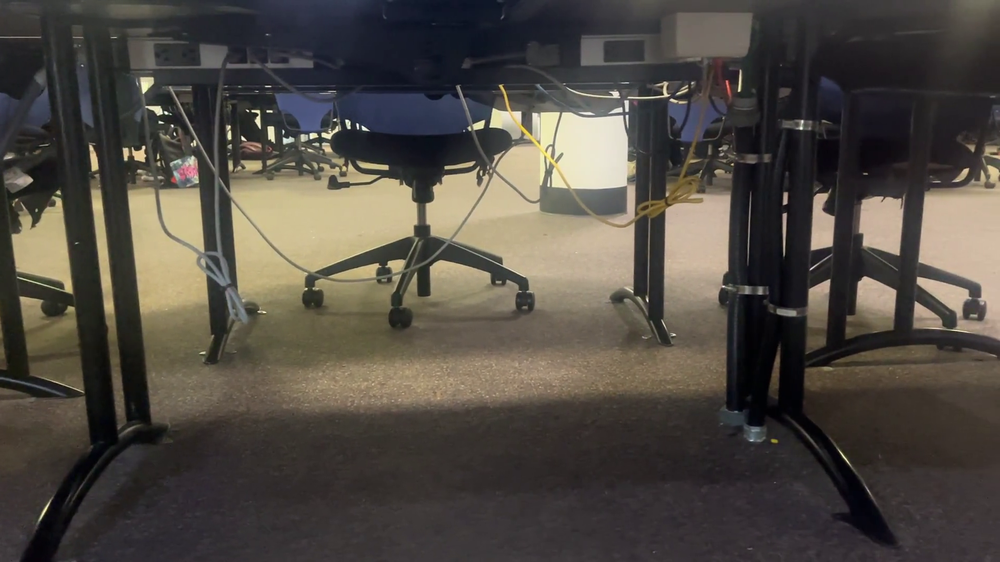
#> input picture homework2/image_1.png, 1000 x 562 px, shrunk from 1920 x 1080 before the run
$ python -i canny_edge.py   (imports and definitions only)
#> lines starting #> are read from the running program, lines starting #| are printed output that depends on the picture; after the words box and inside, x2 and y2 are one past the last pixel; in counts of white or black regions, pixels touching at a corner belong together
import cv2 as cv
import numpy as np

def gkernel(size=3, sig=2):
    """\
    Gaussian Kernel Creator via given length and sigma
    """

    ax = np.linspace(-(size - 1) / 2., (size - 1) / 2., size)
    xx, yy = np.meshgrid(ax, ax)

    kernel = np.exp(-0.5 * (np.square(xx) + np.square(yy)) / np.square(sig))

    return kernel / np.sum(kernel)

class CannyEdgeDetector:
    def __init__(self, image_path):
        self.image_path = image_path

    def detect_edges(self):
        # Read the image
        image = cv.imread(self.image_path, cv.IMREAD_GRAYSCALE)
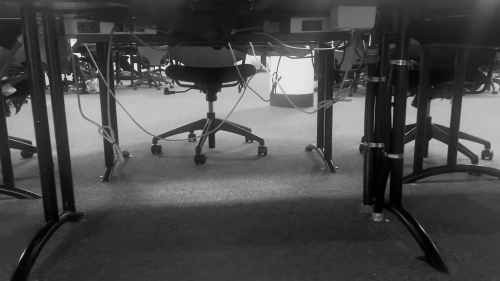
#> image: shape (562, 1000) (shown at 1/2 size); min 0, max 255, mean 75

        # Gaussian blur kernel
        gaussian = gkernel(3,2)

        # Smooth the image
        smoothed_image = cv.filter2D(image, -1, gaussian)

        # Compute gradients using Sobel operator
        sobel_x = cv.Sobel(smoothed_image, cv.CV_64F, 1, 0, ksize=3)
        sobel_y = cv.Sobel(smoothed_image, cv.CV_64F, 0, 1, ksize=3)
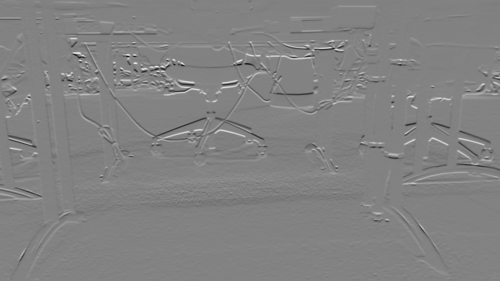
#> sobel_y: shape (562, 1000) float64 (shown at 1/2 size); min -510, max 486, mean -0.1; drawn with min black and max white

        # Compute gradient magnitude and direction
        gradient_magnitude = np.sqrt(sobel_x**2 + sobel_y**2)
        gradient_direction = np.arctan2(sobel_y, sobel_x) * (180 / np.pi)
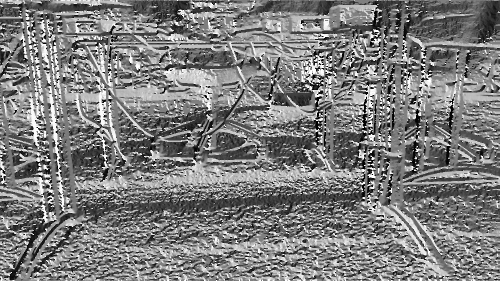
#> gradient_direction: shape (562, 1000) float64 (shown at 1/2 size); min -179.9, max 180, mean -2.4; drawn with min black and max white

        # Non-maximum suppression
        edges = np.zeros_like(image)
        for i in range(1, image.shape[0] - 1):
            for j in range(1, image.shape[1] - 1):
                direction = gradient_direction[i, j]
                mag = gradient_magnitude[i, j]
                if (0 <= direction < 22.5) or (157.5 <= direction <= 180):
                    if (mag > gradient_magnitude[i, j + 1]) and (mag > gradient_magnitude[i, j - 1]):
                        edges[i, j] = mag
                elif (22.5 <= direction < 67.5):
                    if (mag > gradient_magnitude[i + 1, j - 1]) and (mag > gradient_magnitude[i - 1, j + 1]):
                        edges[i, j] = mag
                elif (67.5 <= direction < 112.5):
                    if (mag > gradient_magnitude[i + 1, j]) and (mag > gradient_magnitude[i - 1, j]):
                        edges[i, j] = mag
                elif (112.5 <= direction < 157.5):
                    if (mag > gradient_magnitude[i + 1, j + 1]) and (mag > gradient_magnitude[i - 1, j - 1]):
                        edges[i, j] = mag
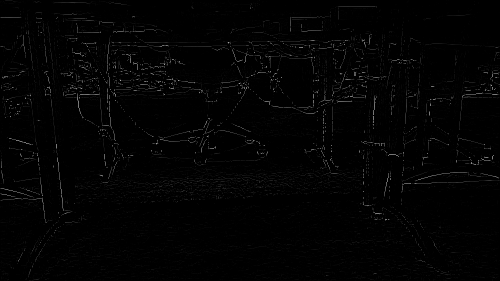
#> edges: shape (562, 1000) (shown at 1/2 size); min 0, max 255, mean 2.9

        # Apply double thresholding
        high_threshold = 0.2 * np.max(edges)
#> high_threshold = 51
        low_threshold = 0.1 * np.max(edges)
#> low_threshold = 25.5
        strong_edges = (edges > high_threshold)
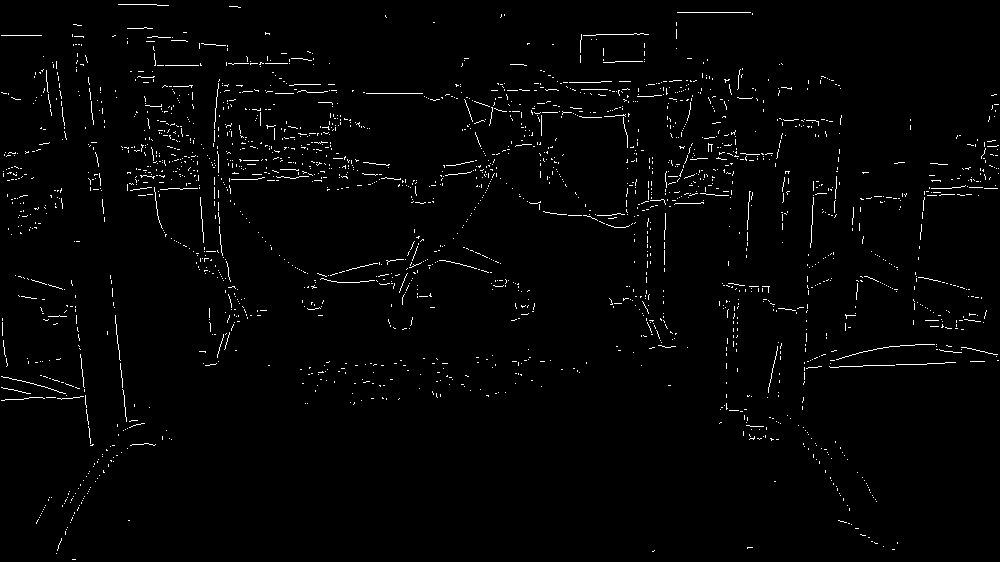
#> strong_edges: shape (562, 1000) bool; 1.7% white in thin lines or dots
        weak_edges = (edges > low_threshold) & (edges <= high_threshold)
#> weak_edges: shape (562, 1000) bool; 1.1% white in thin lines or dots

        # Edge tracking by hysteresis
        strong_edges_final = cv.dilate(strong_edges.astype(np.uint8), None)
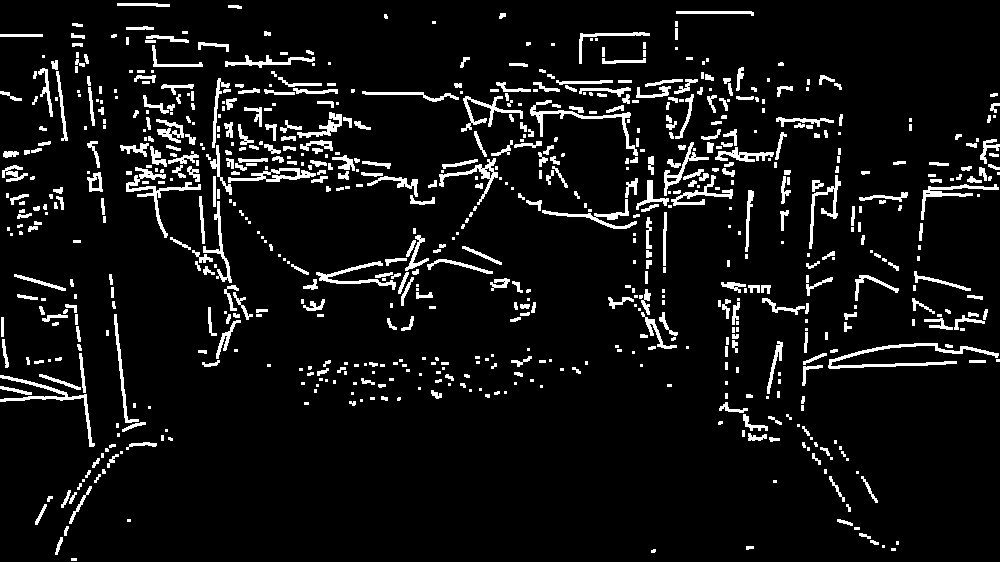
#> strong_edges_final: shape (562, 1000); values 0 (black) and 1 (white), 7.4% white; 737 white regions (288 under 20 px), largest, box (x1, y1, x2, y2) and area: (828, 343, 999, 369) 1004, (126, 167, 201, 238) 764, (0, 375, 95, 447) 691
        weak_edges_final = weak_edges.astype(np.uint8)
        _, thresh = cv.threshold(strong_edges_final, 0, 255, cv.THRESH_BINARY)
        edges_final = cv.bitwise_and(weak_edges_final, thresh)
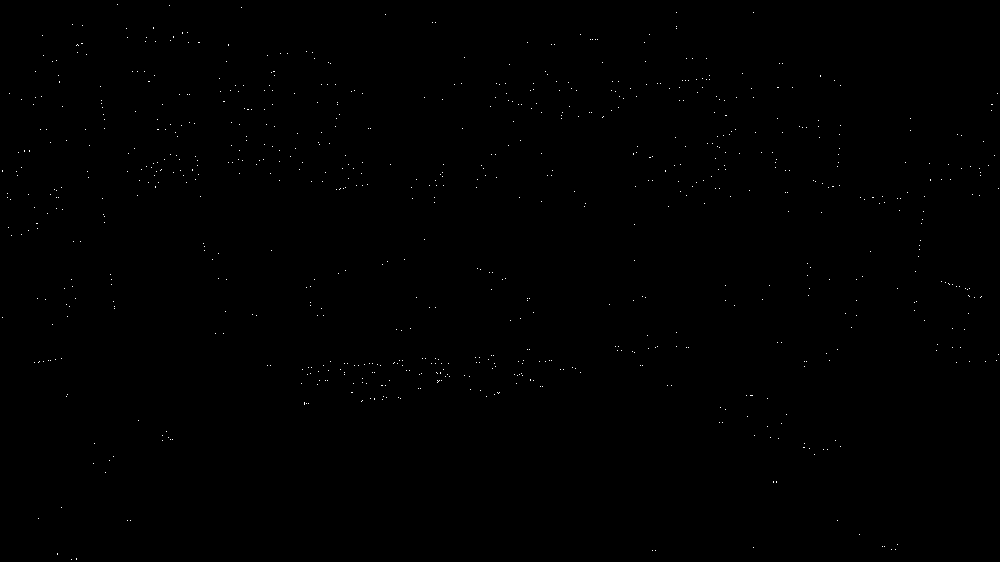
#> edges_final: shape (562, 1000); values 0 (black) and 1 (white), 0.15% white in thin lines or dots

        return edges_final


# [7 lines of commented-out code are left out]

>>> result = CannyEdgeDetector('image_1.png').detect_edges()

$ run again, on homework2/image_2.png
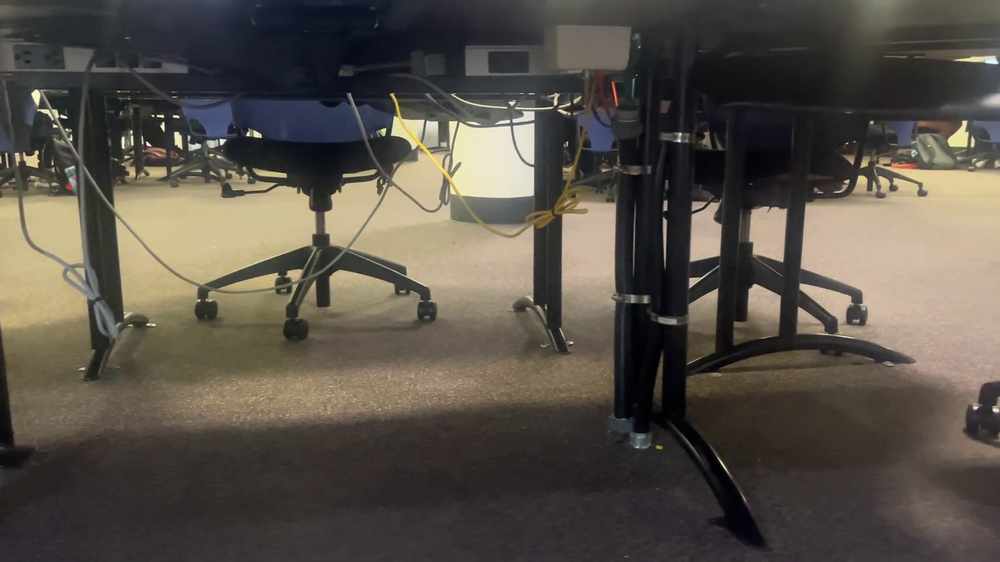
#> input picture homework2/image_2.png, 1000 x 562 px, shrunk from 1920 x 1080 before the run
#> after the loop in detect_edges, `for i in range(1, image.shape[0] - 1):`:
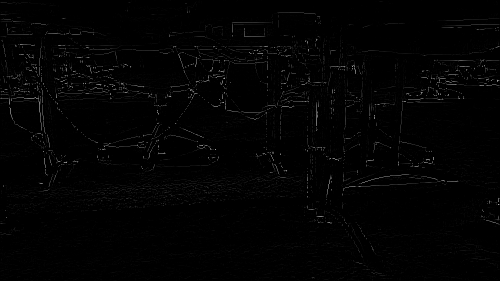
#> edges: shape (562, 1000) (shown at 1/2 size); min 0, max 255, mean 2.7
#> high_threshold = 51
#> low_threshold = 25.5
#> strong_edges: shape (562, 1000) bool; 1.6% white in thin lines or dots
#> weak_edges: shape (562, 1000) bool; 0.97% white in thin lines or dots
#> strong_edges_final: shape (562, 1000); values 0 (black) and 1 (white), 6.7% white; 674 white regions (252 under 20 px), largest, box (x1, y1, x2, y2) and area: (329, 147, 454, 208) 818, (21, 175, 92, 269) 762, (110, 174, 220, 197) 648
#> in detect_edges, `edges_final = cv.bitwise_and(weak_edges_final, thresh)`:
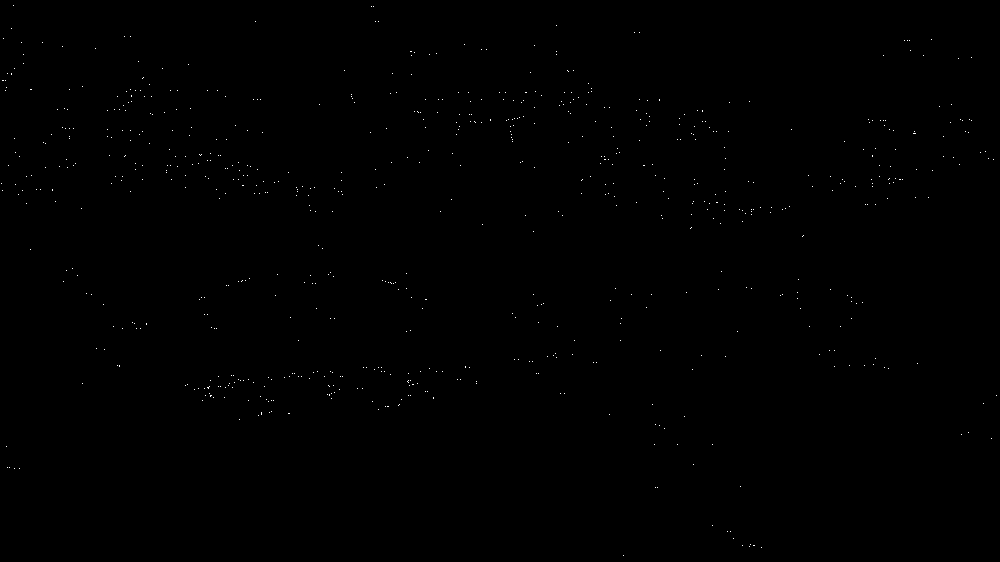
#> edges_final: shape (562, 1000); values 0 (black) and 1 (white), 0.14% white in thin lines or dots

$ run again, on homework2/image_3.png
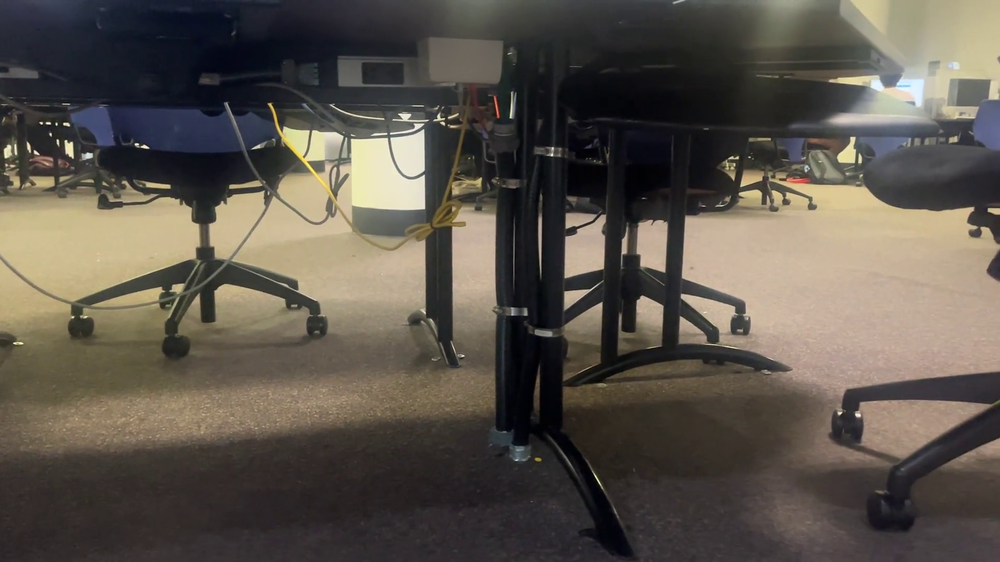
#> input picture homework2/image_3.png, 1000 x 562 px, shrunk from 1920 x 1080 before the run
#> after the loop in detect_edges, `for i in range(1, image.shape[0] - 1):`:
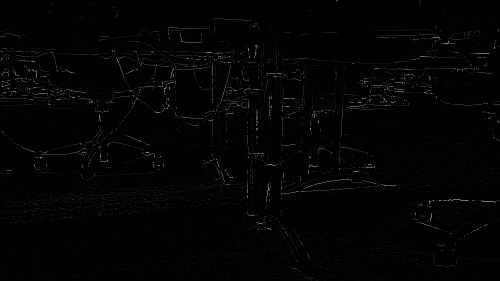
#> edges: shape (562, 1000) (shown at 1/2 size); min 0, max 255, mean 2.7
#> high_threshold = 51
#> low_threshold = 25.5
#> strong_edges: shape (562, 1000) bool; 1.5% white in thin lines or dots
#> weak_edges: shape (562, 1000) bool; 1% white in thin lines or dots
#> strong_edges_final: shape (562, 1000); values 0 (black) and 1 (white), 6.6% white; 641 white regions (243 under 20 px), largest, box (x1, y1, x2, y2) and area: (436, 130, 499, 226) 1156, (265, 100, 427, 162) 1140, (603, 357, 794, 379) 680
#> in detect_edges, `edges_final = cv.bitwise_and(weak_edges_final, thresh)`:
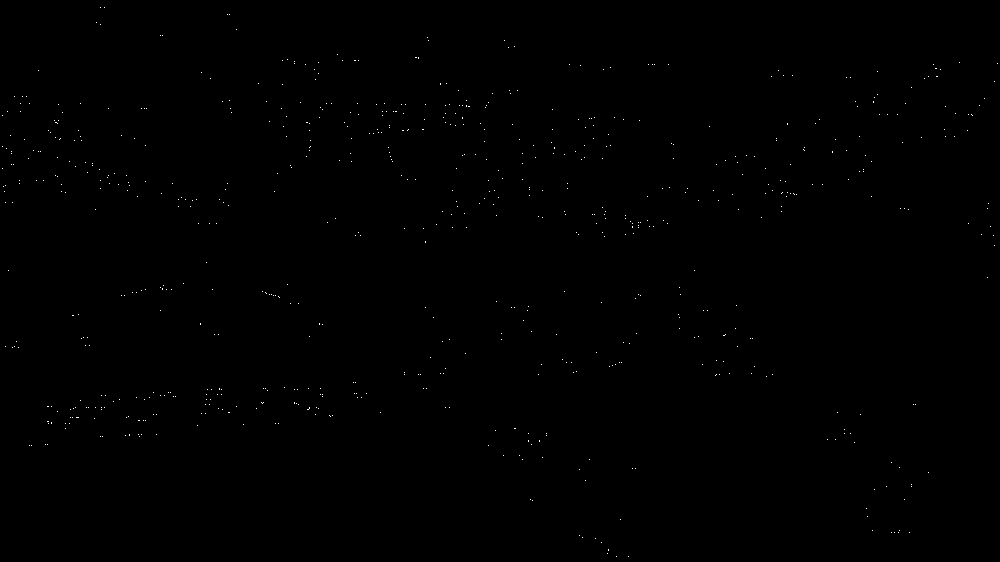
#> edges_final: shape (562, 1000); values 0 (black) and 1 (white), 0.14% white in thin lines or dots
